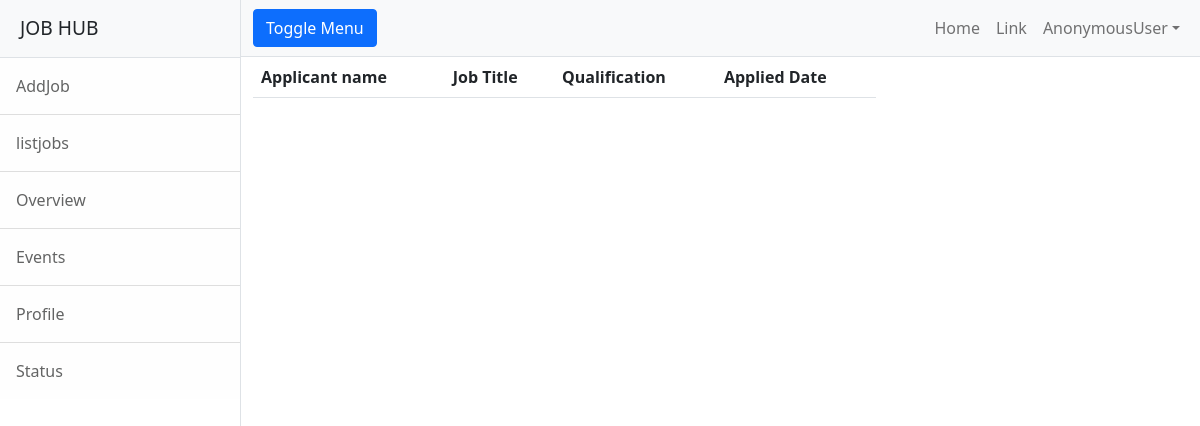
Page /employer/application/all/11 on the earlier database version.
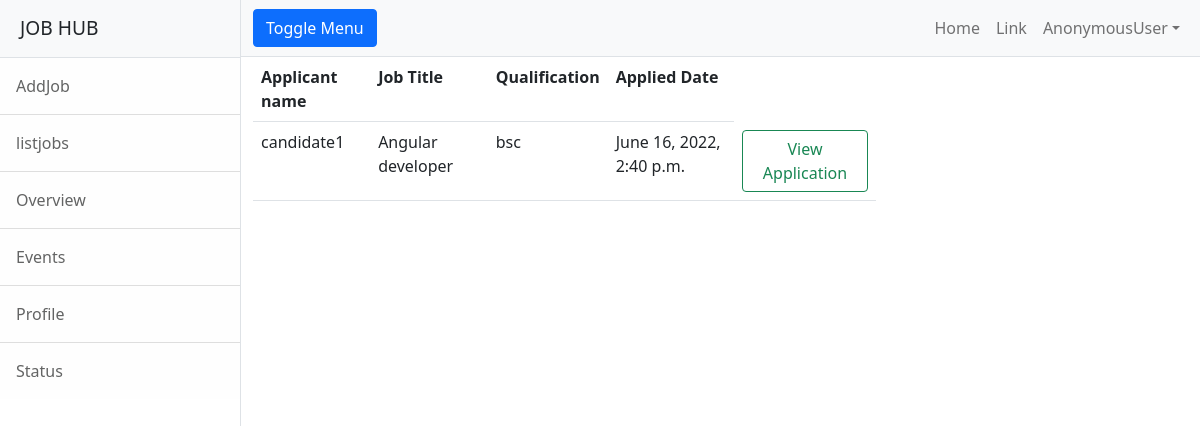
Same page on the later database version.
### employer/models.py (models this page shows)
class Application(models.Model):
    applicant=models.ForeignKey(User,on_delete=models.CASCADE,related_name="applicant")
    job=models.ForeignKey(Jobs,on_delete=models.CASCADE)
    options=(
        ("applied","applied"),
        ("accepted","accepted"),
        ("pending","pending"),
        ("cancelled","cancelled")
    )
    status=models.CharField(max_length=120,choices=options,default="applied")
    date=models.DateTimeField(auto_now_add=True)
    class Meta:
        unique_together=("applicant","job")

class User(AbstractUser):
    options=(
        ("employer","employer"),
        ("candidate","candidate")
    )
    role=models.CharField(max_length=120,choices=options,default="candidate")
    phone=models.CharField(max_length=12,null=True)
    location=models.CharField(max_length=120)
    email=models.CharField(max_length=120)

class Jobs(models.Model):
    job_title_name = models.CharField(max_length=150)
    company = models.ForeignKey(User, on_delete=models.CASCADE, related_name="company")
    location = models.CharField(max_length=120)
    salary = models.PositiveIntegerField(null=True)
    experience = models.PositiveIntegerField(default=0)
    created_date = models.DateField(auto_now_add=True)
    last_date = models.DateField(null=True)
    active_status = models.BooleanField(default=True)
    description=models.CharField(max_length=150)

### candidate/models.py (models this page shows)
class Candidateprofile(models.Model):
    user=models.OneToOneField(User,on_delete=models.CASCADE,related_name="candidate")
    profile_pic=models.ImageField(upload_to="candidate")
    resume=models.FileField(upload_to="cv",null=True)
    qualification=models.CharField(max_length=120)
    skills=models.CharField(max_length=120)
    experience=models.PositiveIntegerField(default=0)
    age=models.PositiveIntegerField(default=0)
    location=models.CharField(max_length=120)

### employer/views.py (the view)
# urls.py: path("application/all/<int:id>",views.EmployerApplicationList.as_view(),name="emp-applistjob"),
class EmployerApplicationList(ListView):
    model=Application
    context_object_name = "applications"
    template_name = "emp-applicationlist.html"
    def get_queryset(self):
        return Application.objects.filter(job=self.kwargs.get("id")) .exclude(status="cancelled")

### employer/templates/emp-applicationlist.html (shortened to what this page needs)
{%extends 'base.html'%}
{%block body_block%}
    <div class="col-8">
        <table class="table">
            <tr>
                <th>Applicant name</th>
                <th>Job Title</th>
                <th>Qualification</th>
                <th>Applied Date</th>
            </tr>
            {%for application in applications%}
            <tr>
                <td>{{application.applicant.username}}</td>
                <td>{{application.job.job_title_name}}</td>
                <td>{{application.applicant.candidate.qualification}}</td>
                <td>{{application.date}}</td>
                <td> <a href="{%url 'emp-detailapp' application.id%}" class="btn btn-outline-success">View Application</a>
</td>
            </tr>
            {%endfor%}
        </table>
    </div>
</div>
{%endblock%}

Differences in the rows shown:
added Application: applicant.username "candidate1", job.job_title_name "Angular developer", applicant.candidate.qualification "bsc", date "June 16, 2022, 2:40 p.m."
